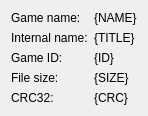
<?xml version="1.0" encoding="UTF-8"?>
<ui version="4.0">
 <class>QGBA::ROMInfo</class>
 <widget class="QDialog" name="QGBA::ROMInfo">
  <property name="geometry">
   <rect>
    <x>0</x>
    <y>0</y>
    <width>236</width>
    <height>146</height>
   </rect>
  </property>
  <property name="windowTitle">
   <string>ROM Info</string>
  </property>
  <layout class="QFormLayout" name="formLayout">
   <property name="sizeConstraint">
    <enum>QLayout::SetFixedSize</enum>
   </property>
   <property name="fieldGrowthPolicy">
    <enum>QFormLayout::FieldsStayAtSizeHint</enum>
   </property>
   <item row="0" column="0">
    <widget class="QLabel" name="label_5">
     <property name="text">
      <string>Game name:</string>
     </property>
    </widget>
   </item>
   <item row="0" column="1">
    <widget class="QLabel" name="name">
     <property name="text">
      <string notr="true">{NAME}</string>
     </property>
     <property name="wordWrap">
      <bool>true</bool>
     </property>
     <property name="textInteractionFlags">
      <set>Qt::LinksAccessibleByMouse|Qt::TextSelectableByKeyboard|Qt::TextSelectableByMouse</set>
     </property>
    </widget>
   </item>
   <item row="1" column="0">
    <widget class="QLabel" name="label">
     <property name="text">
      <string>Internal name:</string>
     </property>
    </widget>
   </item>
   <item row="1" column="1">
    <widget class="QLabel" name="title">
     <property name="text">
      <string notr="true">{TITLE}</string>
     </property>
     <property name="textInteractionFlags">
      <set>Qt::LinksAccessibleByMouse|Qt::TextSelectableByKeyboard|Qt::TextSelectableByMouse</set>
     </property>
    </widget>
   </item>
   <item row="2" column="0">
    <widget class="QLabel" name="label_2">
     <property name="text">
      <string>Game ID:</string>
     </property>
    </widget>
   </item>
   <item row="2" column="1">
    <widget class="QLabel" name="id">
     <property name="text">
      <string notr="true">{ID}</string>
     </property>
     <property name="textInteractionFlags">
      <set>Qt::LinksAccessibleByMouse|Qt::TextSelectableByKeyboard|Qt::TextSelectableByMouse</set>
     </property>
    </widget>
   </item>
   <item row="3" column="0">
    <widget class="QLabel" name="label_3">
     <property name="text">
      <string>File size:</string>
     </property>
    </widget>
   </item>
   <item row="3" column="1">
    <widget class="QLabel" name="size">
     <property name="text">
      <string notr="true">{SIZE}</string>
     </property>
     <property name="textInteractionFlags">
      <set>Qt::LinksAccessibleByMouse|Qt::TextSelectableByKeyboard|Qt::TextSelectableByMouse</set>
     </property>
    </widget>
   </item>
   <item row="4" column="0">
    <widget class="QLabel" name="label_4">
     <property name="text">
      <string>CRC32:</string>
     </property>
    </widget>
   </item>
   <item row="4" column="1">
    <widget class="QLabel" name="crc">
     <property name="text">
      <string notr="true">{CRC}</string>
     </property>
     <property name="textInteractionFlags">
      <set>Qt::LinksAccessibleByMouse|Qt::TextSelectableByKeyboard|Qt::TextSelectableByMouse</set>
     </property>
    </widget>
   </item>
  </layout>
 </widget>
 <resources/>
 <connections/>
</ui>
